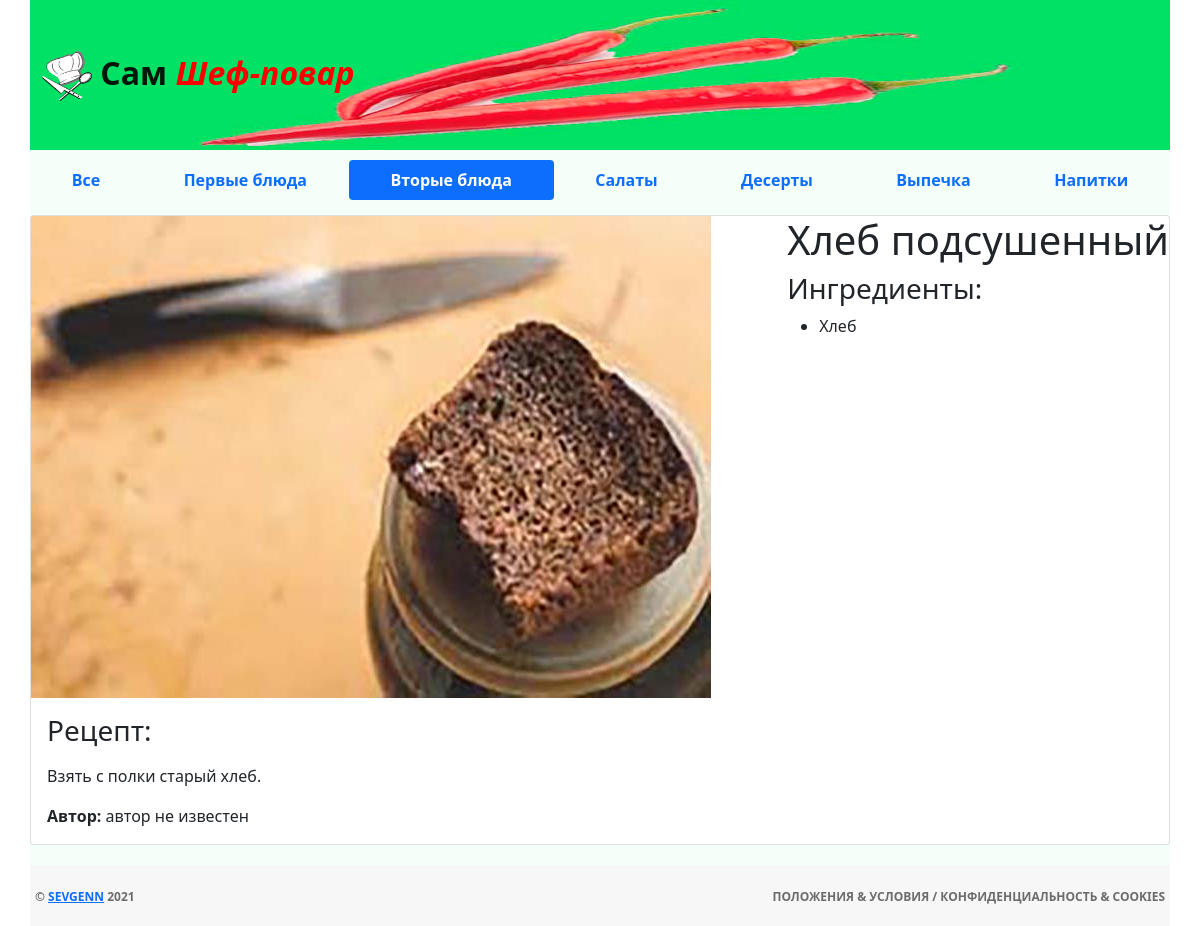
Screenshot of /recipe/8/ with the database file from the repository.
### mainapp/models.py (models this page shows, shortened)
class Category(models.Model):
    name = models.CharField(verbose_name='Наименование категории', max_length=128, unique=True)
    description = models.TextField(verbose_name='Описание категории', blank=True)
    class Meta:
        verbose_name = 'Категория'
        verbose_name_plural = 'Категории'

class Recipe(models.Model):
    category = models.ForeignKey(Category, on_delete=models.CASCADE)
    name = models.CharField(verbose_name='Название блюда', max_length=128)
    image = models.ImageField(upload_to='dishes_images', blank=False)
    short_desc = models.CharField(verbose_name='Краткое описание', max_length=64, blank=True)
    description = models.TextField(verbose_name='Содержание рецепта', blank=False)
    time_create = models.DateTimeField(verbose_name='Время создания', auto_now_add=True)
    time_update = models.DateTimeField(verbose_name='Время изменения', auto_now=True)
    is_active = models.BooleanField(verbose_name='Активен', default=True)
    author = models.CharField(verbose_name='Автор', max_length=64, default='автор не известен')
    ingredients = models.ManyToManyField(Ingredient, related_name='recipes')
    class Meta:
        verbose_name = 'Рецепт'
        verbose_name_plural = 'Рецепты'

class Ingredient(models.Model):
    name = models.CharField(verbose_name='Наименование продукта', max_length=128, unique=True)
    class Meta:
        verbose_name = 'Продукт'
        verbose_name_plural = 'Продукты'

### mainapp/views.py (the view)
# urls.py: re_path('^recipe/(?P<pk>\d+)/$', mainapp_views.recipe, name='recipe'),
def recipe(request, pk=None):
    links_menu = Category.objects.all()
    recipe = get_object_or_404(Recipe, pk=pk)
    title = recipe.name
    ingredients = recipe.ingredients.all()
    context = {
        'title': title,
        'recipe': recipe,
        'links_menu': links_menu,
        'ingredients': ingredients,
    }
    return render(request, 'mainapp/recipe.html', context)

### mainapp/templates/mainapp/recipe.html
{% extends 'mainapp/base.html' %}
{% load static %}
{% block menu %}
    {% include 'mainapp/include/inc_submenu_for_recipe.html' %}
{% endblock %}
{% block content %}
    <div class="content">
        <div class="card">
          <div class="top-block">
              <div class="recipe-img">
                <img src="/media/{{ recipe.image }}" class="recipe-img" alt="{{ recipe.short_description }}">
              </div>
              <div class="ingredients">
                <h1>{{ recipe.name }}</h1>
                <h3>Ингредиенты:</h3>
                <ul>
                    {% for item in ingredients %}
                        <li>{{ item.name }}</li>
                    {% endfor %}
                </ul>
              </div>
          </div>
          <div class="card-body">
            <div class="recipe">
              <h3>Рецепт:</h3>
              <p class="card-text">{{ recipe.description|linebreaks }}</p>
            </div>
            <div class="recipe">
              <p class="card-text"><span><strong>Автор: </strong></span> {{ recipe.author }} </p>
            </div>
          </div>
        </div>
    </div>
{% endblock %}

### mainapp/templates/mainapp/include/inc_submenu_for_recipe.html
<nav class="nav nav-pills flex-column flex-sm-row">
    <a href="{% url 'mainapp:main' %}"
            {% if recipe.category_id == None %}
       class="flex-sm-fill text-sm-center nav-link active"
            {% else %}
       class="flex-sm-fill text-sm-center nav-link"
            {% endif %}>
        <strong>Все</strong></a>
    {% for link in links_menu %}
        <a href="{% url 'mainapp:category' link.pk %}"
                {% if recipe.category_id == link.pk %}
           class="flex-sm-fill text-sm-center nav-link active"
                {% else %}
           class="flex-sm-fill text-sm-center nav-link"
                {% endif %}>
            <strong>{{ link.name }}</strong></a>
    {% endfor %}
</nav>

### mainapp/static/mainapp/styles/style.css (style rules this page uses)
* { padding: 0; margin: 0; }
.top-block { display: flex; justify-content: space-between; overflow: hidden; width: 100%; }
.ingredients { padding-left: 15px; min-width: 30vw; }
.recipe-img { min-width: 40vw; }

### rows the page displays
Category: name "Первые блюда"
Category: name "Вторые блюда"
Category: name "Салаты"
Category: name "Десерты"
Category: name "Выпечка"
Category: name "Напитки"
Recipe: image (picture), name "Хлеб подсушенный", description "Взять с полки старый хлеб.", author "автор не известен"
Ingredient: name "Хлеб"
